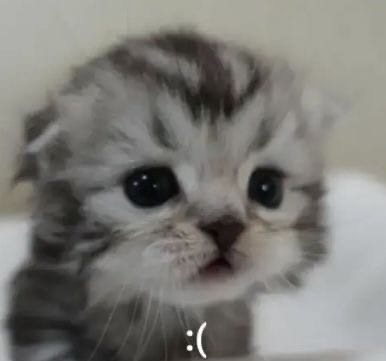
#> input picture pract-7/1.jpg, 386 x 361 px
$ python n3.py
#> lines starting #> are read from the running program, lines starting #| are printed output that depends on the picture
from PIL import Image, ImageFilter
img1 = Image.open('1.jpg')
#> img1 is the input picture: PIL image 386x361 RGB; mean R, G, B 124.2, 123.1, 118.7
img2 = Image.open('2.jpg')
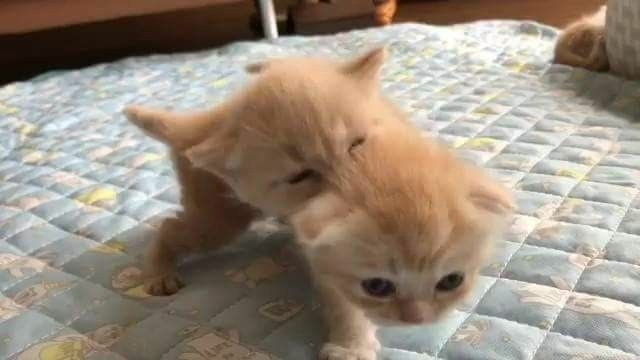
#> input picture pract-7/2.jpg, 640 x 360 px
#> img2 is the input picture: PIL image 640x360 RGB; mean R, G, B 153.3, 140.5, 126.2
img3 = Image.open('3.jpg')
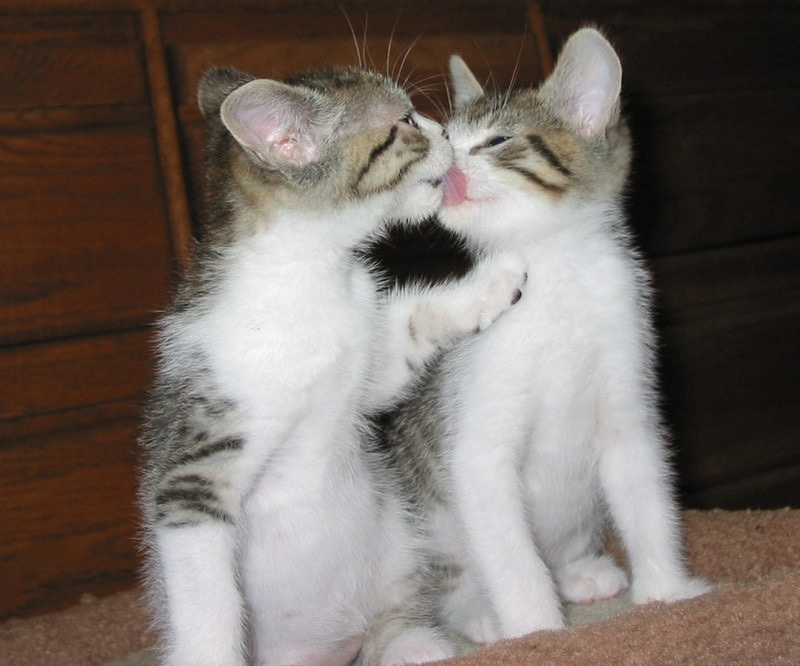
#> input picture pract-7/3.jpg, 800 x 666 px
#> img3 is the input picture: PIL image 800x666 RGB; mean R, G, B 117.9, 108.3, 102.2
img4 = Image.open('4.jpg')
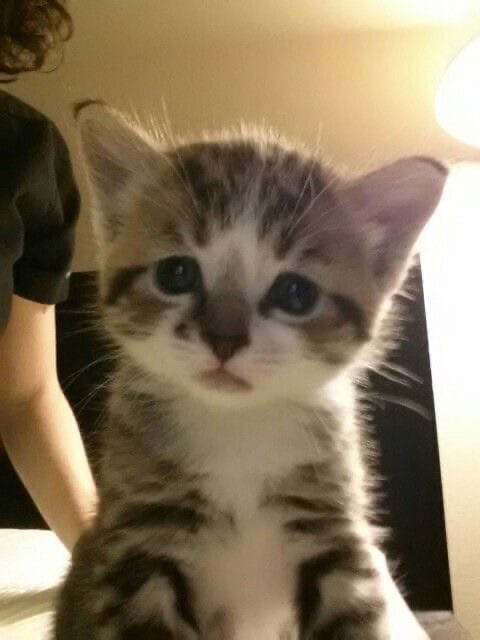
#> input picture pract-7/4.jpg, 480 x 640 px
#> img4 is the input picture: PIL image 480x640 RGB; mean R, G, B 134.6, 117.9, 91.8
img5 = Image.open('5.jpg')
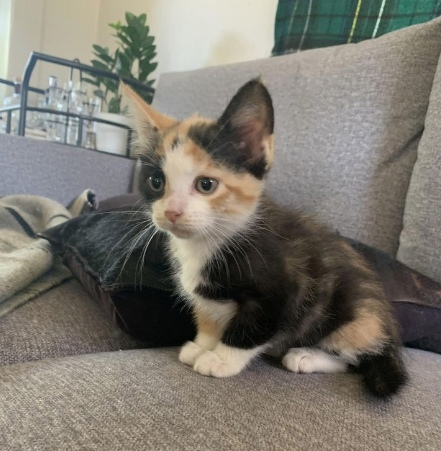
#> input picture pract-7/5.jpg, 441 x 451 px
#> img5 is the input picture: PIL image 441x451 RGB; mean R, G, B 124, 119.9, 110.7
imagePath = 'C:/Users/Машуля/Documents/python-laby/pythonProject/pract-7/save'
conF = img1.filter(ImageFilter.CONTOUR)
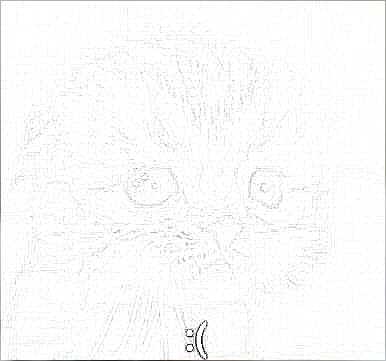
#> conF: PIL image 386x361 RGB; mean R, G, B 250.2, 250.2, 250
conF.save(f'{imagePath}/1-2.jpg')
detF = img2.filter(ImageFilter.DETAIL)
detF.save(f'{imagePath}/2-2.jpg')
edgF = img3.filter(ImageFilter.EDGE_ENHANCE)
edgF.save(f'{imagePath}/3-2.jpg')
embF = img4.filter(ImageFilter.EMBOSS)
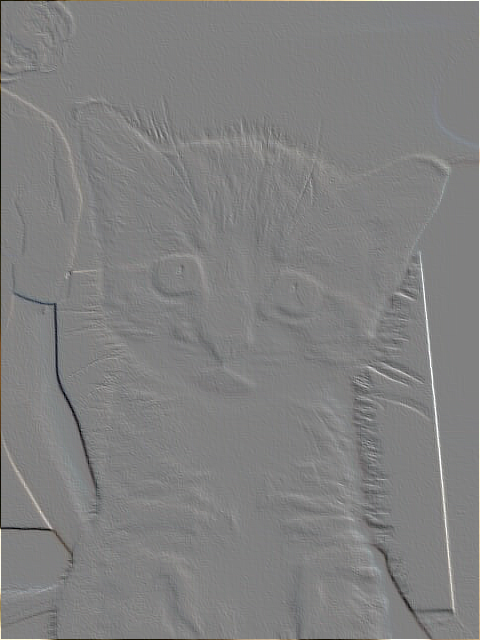
#> embF: PIL image 480x640 RGB; mean R, G, B 128.7, 128.6, 128.4
embF.save(f'{imagePath}/4-2.jpg')
sharF = img5.filter(ImageFilter.SHARPEN)
sharF.save(f'{imagePath}/5-2.jpg')
